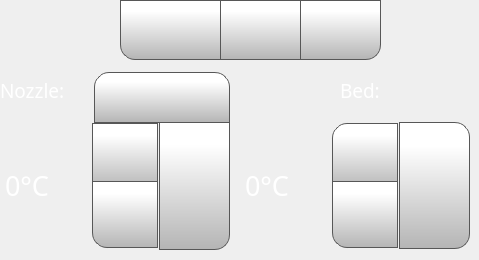
      <widget class="QWidget" name="temperatureTab">
       <attribute name="icon">
        <iconset>
         <normaloff>templates/img/thermometer.png</normaloff>
         <normalon>templates/img/thermometer_Selected.png</normalon>templates/img/thermometer.png</iconset>
       </attribute>
       <attribute name="title">
        <string/>
       </attribute>
       <widget class="QLabel" name="toolLabel">
        <property name="geometry">
         <rect>
          <x>0</x>
          <y>80</y>
          <width>70</width>
          <height>21</height>
         </rect>
        </property>
        <property name="font">
         <font>
          <family>Gotham Light</family>
          <pointsize>14</pointsize>
          <weight>50</weight>
          <bold>false</bold>
         </font>
        </property>
        <property name="styleSheet">
         <string notr="true">color: rgb(255, 255, 255);</string>
        </property>
        <property name="text">
         <string>Nozzle:</string>
        </property>
       </widget>
       <widget class="QLabel" name="bedLabel_2">
        <property name="geometry">
         <rect>
          <x>340</x>
          <y>80</y>
          <width>70</width>
          <height>21</height>
         </rect>
        </property>
        <property name="font">
         <font>
          <family>Gotham Light</family>
          <pointsize>14</pointsize>
          <weight>50</weight>
          <bold>false</bold>
         </font>
        </property>
        <property name="styleSheet">
         <string notr="true">color: rgb(255, 255, 255);</string>
        </property>
        <property name="text">
         <string>Bed:</string>
        </property>
       </widget>
       <widget class="QPushButton" name="cooldownButton">
        <property name="geometry">
         <rect>
          <x>120</x>
          <y>0</y>
          <width>101</width>
          <height>60</height>
         </rect>
        </property>
        <property name="minimumSize">
         <size>
          <width>0</width>
          <height>0</height>
         </size>
        </property>
        <property name="font">
         <font>
          <family>Gotham</family>
          <pointsize>15</pointsize>
         </font>
        </property>
        <property name="styleSheet">
         <string notr="true">QPushButton {
    border: 1px solid rgb(87, 87, 87);
	background-color: qlineargradient(spread:pad, x1:0, y1:1, x2:0, y2:0.188, stop:0 rgba(180, 180, 180, 255), stop:1 rgba(255, 255, 255, 255));
border-bottom-left-radius: 15px;
}

QPushButton:pressed {
    background-color: qlineargradient(x1: 0, y1: 0, x2: 0, y2: 1,
                                      stop: 0 #dadbde, stop: 1 #f6f7fa);
}

QPushButton:flat {
    border: none; /* no border for a flat push button */
}

QPushButton:default {
    border-color: navy; /* make the default button prominent */
}

QPushButton:focus {
	outline: none;
}</string>
        </property>
        <property name="text">
         <string/>
        </property>
        <property name="icon">
         <iconset>
          <normaloff>templates/img/snowflake.png</normaloff>templates/img/snowflake.png</iconset>
        </property>
        <property name="iconSize">
         <size>
          <width>40</width>
          <height>40</height>
         </size>
        </property>
       </widget>
       <widget class="QPushButton" name="fanOffButton">
        <property name="geometry">
         <rect>
          <x>300</x>
          <y>0</y>
          <width>81</width>
          <height>60</height>
         </rect>
        </property>
        <property name="minimumSize">
         <size>
          <width>0</width>
          <height>0</height>
         </size>
        </property>
        <property name="font">
         <font>
          <family>Gotham</family>
          <pointsize>15</pointsize>
         </font>
        </property>
        <property name="styleSheet">
         <string notr="true">QPushButton {
     border: 1px solid rgb(87, 87, 87);

	background-color: qlineargradient(spread:pad, x1:0, y1:1, x2:0, y2:0.188, stop:0 rgba(180, 180, 180, 255), stop:1 rgba(255, 255, 255, 255));
border-bottom-right-radius: 15px;
}

QPushButton:pressed {
    background-color: qlineargradient(x1: 0, y1: 0, x2: 0, y2: 1,
                                      stop: 0 #dadbde, stop: 1 #f6f7fa);
}

QPushButton:flat {
    border: none; /* no border for a flat push button */
}

QPushButton:default {
    border-color: navy; /* make the default button prominent */
}

QPushButton:focus {
	outline: none;
}</string>
        </property>
        <property name="text">
         <string/>
        </property>
        <property name="icon">
         <iconset>
          <normaloff>templates/img/fan-black-silhouette-off.png</normaloff>templates/img/fan-black-silhouette-off.png</iconset>
        </property>
        <property name="iconSize">
         <size>
          <width>40</width>
          <height>40</height>
         </size>
        </property>
        <property name="checkable">
         <bool>false</bool>
        </property>
        <property name="autoDefault">
         <bool>false</bool>
        </property>
        <property name="default">
         <bool>false</bool>
        </property>
        <property name="flat">
         <bool>false</bool>
        </property>
       </widget>
       <widget class="QPushButton" name="fanOnButton">
        <property name="geometry">
         <rect>
          <x>220</x>
          <y>0</y>
          <width>81</width>
          <height>60</height>
         </rect>
        </property>
        <property name="minimumSize">
         <size>
          <width>0</width>
          <height>0</height>
         </size>
        </property>
        <property name="font">
         <font>
          <family>Gotham</family>
          <pointsize>15</pointsize>
         </font>
        </property>
        <property name="styleSheet">
         <string notr="true">QPushButton {
     border: 1px solid rgb(87, 87, 87);

	background-color: qlineargradient(spread:pad, x1:0, y1:1, x2:0, y2:0.188, stop:0 rgba(180, 180, 180, 255), stop:1 rgba(255, 255, 255, 255));
}

QPushButton:pressed {
    background-color: qlineargradient(x1: 0, y1: 0, x2: 0, y2: 1,
                                      stop: 0 #dadbde, stop: 1 #f6f7fa);
}

QPushButton:flat {
    border: none; /* no border for a flat push button */
}

QPushButton:default {
    border-color: navy; /* make the default button prominent */
}

QPushButton:focus {
	outline: none;
}</string>
        </property>
        <property name="text">
         <string/>
        </property>
        <property name="icon">
         <iconset>
          <normaloff>templates/img/fan-black-silhouette.png</normaloff>templates/img/fan-black-silhouette.png</iconset>
        </property>
        <property name="iconSize">
         <size>
          <width>40</width>
          <height>40</height>
         </size>
        </property>
        <property name="checkable">
         <bool>false</bool>
        </property>
        <property name="autoDefault">
         <bool>false</bool>
        </property>
        <property name="default">
         <bool>false</bool>
        </property>
        <property name="flat">
         <bool>false</bool>
        </property>
       </widget>
       <widget class="QSpinBox" name="toolTempSpinBox">
        <property name="geometry">
         <rect>
          <x>0</x>
          <y>120</y>
          <width>161</width>
          <height>131</height>
         </rect>
        </property>
        <property name="font">
         <font>
          <family>Gotham</family>
          <pointsize>20</pointsize>
         </font>
        </property>
        <property name="styleSheet">
         <string notr="true">QSpinBox {
    padding-right: 5px; /* make room for the arrows */
	color: rgb(255, 255, 255);
	background-color: rgba(255, 255, 255, 0);
   
}
QSpinBox ::text:selected {
	background-color: rgb(255, 146, 57);
   
}
QSpinBox::up-button {
     border: 1px solid rgb(87, 87, 87);


	background-color: qlineargradient(spread:pad, x1:0, y1:1, x2:0, y2:0.188, stop:0 rgba(180, 180, 180, 255), stop:1 rgba(255, 255, 255, 255));
    width: 60px;
     height: 61px;
    padding: 2px;
}

QSpinBox::up-arrow { 
image: url(./templates/img/arrows.png);
    width: 40px;
     height: 40px;
padding: 5px; }



QSpinBox::up-button:pressed {
    background-color: qlineargradient(x1: 0, y1: 0, x2: 0, y2: 1,
                                      stop: 0 #dadbde, stop: 1 #f6f7fa);
}


QSpinBox::down-button {
     border: 1px solid rgb(87, 87, 87);
border-bottom-left-radius: 15px;
	background-color: qlineargradient(spread:pad, x1:0, y1:1, x2:0, y2:0.188, stop:0 rgba(180, 180, 180, 255), stop:1 rgba(255, 255, 255, 255));
    width: 60px;
     height: 61px;
    padding: 2px;
}

QSpinBox::down-arrow {
image: url(./templates/img/arrows-5.png);
    width: 40px;
     height: 40px;
padding: 5px;
}

QSpinBox::down-button:pressed {
    background-color: qlineargradient(x1: 0, y1: 0, x2: 0, y2: 1,
                                      stop: 0 #dadbde, stop: 1 #f6f7fa);

}

</string>
        </property>
        <property name="readOnly">
         <bool>false</bool>
        </property>
        <property name="buttonSymbols">
         <enum>QAbstractSpinBox::UpDownArrows</enum>
        </property>
        <property name="accelerated">
         <bool>true</bool>
        </property>
        <property name="suffix">
         <string>°C</string>
        </property>
        <property name="maximum">
         <number>300</number>
        </property>
        <property name="singleStep">
         <number>1</number>
        </property>
        <property name="value">
         <number>0</number>
        </property>
       </widget>
       <widget class="QSpinBox" name="bedTempSpinBox">
        <property name="geometry">
         <rect>
          <x>240</x>
          <y>120</y>
          <width>161</width>
          <height>131</height>
         </rect>
        </property>
        <property name="font">
         <font>
          <family>Gotham</family>
          <pointsize>20</pointsize>
         </font>
        </property>
        <property name="styleSheet">
         <string notr="true">QSpinBox {
    padding-right: 5px; /* make room for the arrows */
	color: rgb(255, 255, 255);
	background-color: rgba(255, 255, 255, 0);
   
}
QSpinBox ::text:selected {
	background-color: rgb(255, 146, 57);
   
}
QSpinBox::up-button {
     border: 1px solid rgb(87, 87, 87);

border-top-left-radius: 15px;
	background-color: qlineargradient(spread:pad, x1:0, y1:1, x2:0, y2:0.188, stop:0 rgba(180, 180, 180, 255), stop:1 rgba(255, 255, 255, 255));
    width: 60px;
     height: 61px;
    padding: 2px;
}

QSpinBox::up-arrow { image: url(./templates/img/arrows.png);
    width: 40px;
     height: 40px;
padding: 5px; }



QSpinBox::up-button:pressed {
    background-color: qlineargradient(x1: 0, y1: 0, x2: 0, y2: 1,
                                      stop: 0 #dadbde, stop: 1 #f6f7fa);
}


QSpinBox::down-button {
     border: 1px solid rgb(87, 87, 87);
border-bottom-left-radius: 15px;
	background-color: qlineargradient(spread:pad, x1:0, y1:1, x2:0, y2:0.188, stop:0 rgba(180, 180, 180, 255), stop:1 rgba(255, 255, 255, 255));
    width: 60px;
     height: 61px;
    padding: 2px;
}

QSpinBox::down-arrow {image: url(./templates/img/arrows-5.png);
    width: 40px;
     height: 40px;
padding: 5px;
}

QSpinBox::down-button:pressed {
    background-color: qlineargradient(x1: 0, y1: 0, x2: 0, y2: 1,
                                      stop: 0 #dadbde, stop: 1 #f6f7fa);

}

</string>
        </property>
        <property name="readOnly">
         <bool>false</bool>
        </property>
        <property name="buttonSymbols">
         <enum>QAbstractSpinBox::UpDownArrows</enum>
        </property>
        <property name="accelerated">
         <bool>true</bool>
        </property>
        <property name="suffix">
         <string>°C</string>
        </property>
        <property name="maximum">
         <number>150</number>
        </property>
        <property name="singleStep">
         <number>1</number>
        </property>
        <property name="value">
         <number>0</number>
        </property>
       </widget>
       <widget class="QPushButton" name="setToolTempButton">
        <property name="geometry">
         <rect>
          <x>159</x>
          <y>120</y>
          <width>71</width>
          <height>130</height>
         </rect>
        </property>
        <property name="font">
         <font>
          <family>Gotham</family>
          <pointsize>13</pointsize>
         </font>
        </property>
        <property name="styleSheet">
         <string notr="true">QPushButton {
     border: 1px solid rgb(87, 87, 87);
	background-color: qlineargradient(spread:pad, x1:0, y1:1, x2:0, y2:0.188, stop:0 rgba(180, 180, 180, 255), stop:1 rgba(255, 255, 255, 255));
border-bottom-right-radius: 15px;

}

QPushButton:pressed {
    background-color: qlineargradient(x1: 0, y1: 0, x2: 0, y2: 1,
                                      stop: 0 #dadbde, stop: 1 #f6f7fa);
}

QPushButton:flat {
    border: none; /* no border for a flat push button */
}

QPushButton:default {
    border-color: navy; /* make the default button prominent */
}

QPushButton:focus {
	outline: none;
}</string>
        </property>
        <property name="text">
         <string/>
        </property>
        <property name="icon">
         <iconset>
          <normaloff>templates/img/verification-mark.png</normaloff>templates/img/verification-mark.png</iconset>
        </property>
        <property name="iconSize">
         <size>
          <width>50</width>
          <height>50</height>
         </size>
        </property>
       </widget>
       <widget class="QPushButton" name="setBedTempButton">
        <property name="geometry">
         <rect>
          <x>399</x>
          <y>122</y>
          <width>71</width>
          <height>127</height>
         </rect>
        </property>
        <property name="font">
         <font>
          <family>Gotham</family>
          <pointsize>13</pointsize>
         </font>
        </property>
        <property name="styleSheet">
         <string notr="true">QPushButton {
     border: 1px solid rgb(87, 87, 87);
	background-color: qlineargradient(spread:pad, x1:0, y1:1, x2:0, y2:0.188, stop:0 rgba(180, 180, 180, 255), stop:1 rgba(255, 255, 255, 255));
border-top-right-radius: 15px;
border-bottom-right-radius: 15px;

}

QPushButton:pressed {
    background-color: qlineargradient(x1: 0, y1: 0, x2: 0, y2: 1,
                                      stop: 0 #dadbde, stop: 1 #f6f7fa);
}

QPushButton:flat {
    border: none; /* no border for a flat push button */
}

QPushButton:default {
    border-color: navy; /* make the default button prominent */
}

QPushButton:focus {
	outline: none;
}</string>
        </property>
        <property name="text">
         <string/>
        </property>
        <property name="icon">
         <iconset>
          <normaloff>templates/img/verification-mark.png</normaloff>templates/img/verification-mark.png</iconset>
        </property>
        <property name="iconSize">
         <size>
          <width>50</width>
          <height>50</height>
         </size>
        </property>
       </widget>
       <widget class="QPushButton" name="toolToggleTemperatureButton">
        <property name="geometry">
         <rect>
          <x>94</x>
          <y>72</y>
          <width>136</width>
          <height>51</height>
         </rect>
        </property>
        <property name="minimumSize">
         <size>
          <width>0</width>
          <height>0</height>
         </size>
        </property>
        <property name="font">
         <font>
          <family>Gotham</family>
          <pointsize>15</pointsize>
         </font>
        </property>
        <property name="styleSheet">
         <string notr="true">QPushButton {
     border: 1px solid rgb(87, 87, 87);
 border-top-right-radius:15px;
 border-top-left-radius:15px;
	background-color: qlineargradient(spread:pad, x1:0, y1:1, x2:0, y2:0.188, stop:0 rgba(180, 180, 180, 255), stop:1 rgba(255, 255, 255, 255));
}

QPushButton:pressed {
    background-color: qlineargradient(x1: 0, y1: 0, x2: 0, y2: 1,
                                      stop: 0 #dadbde, stop: 1 #f6f7fa);
}

QPushButton:flat {
    border: none; /* no border for a flat push button */
}

QPushButton:default {
    border-color: navy; /* make the default button prominent */
}

QPushButton:focus {
	outline: none;
}</string>
        </property>
        <property name="text">
         <string/>
        </property>
        <property name="icon">
         <iconset>
          <normaloff>templates/img/NozzleSelect_0.png</normaloff>
          <normalon>templates/img/NozzleSelect_1.png</normalon>templates/img/NozzleSelect_0.png</iconset>
        </property>
        <property name="iconSize">
         <size>
          <width>90</width>
          <height>90</height>
         </size>
        </property>
        <property name="checkable">
         <bool>true</bool>
        </property>
        <property name="checked">
         <bool>false</bool>
        </property>
        <property name="autoDefault">
         <bool>false</bool>
        </property>
        <property name="default">
         <bool>false</bool>
        </property>
        <property name="flat">
         <bool>false</bool>
        </property>
       </widget>
       <zorder>toolLabel</zorder>
       <zorder>bedLabel_2</zorder>
       <zorder>cooldownButton</zorder>
       <zorder>fanOffButton</zorder>
       <zorder>fanOnButton</zorder>
       <zorder>setToolTempButton</zorder>
       <zorder>setBedTempButton</zorder>
       <zorder>bedTempSpinBox</zorder>
       <zorder>toolTempSpinBox</zorder>
       <zorder>toolToggleTemperatureButton</zorder>
      </widget>
